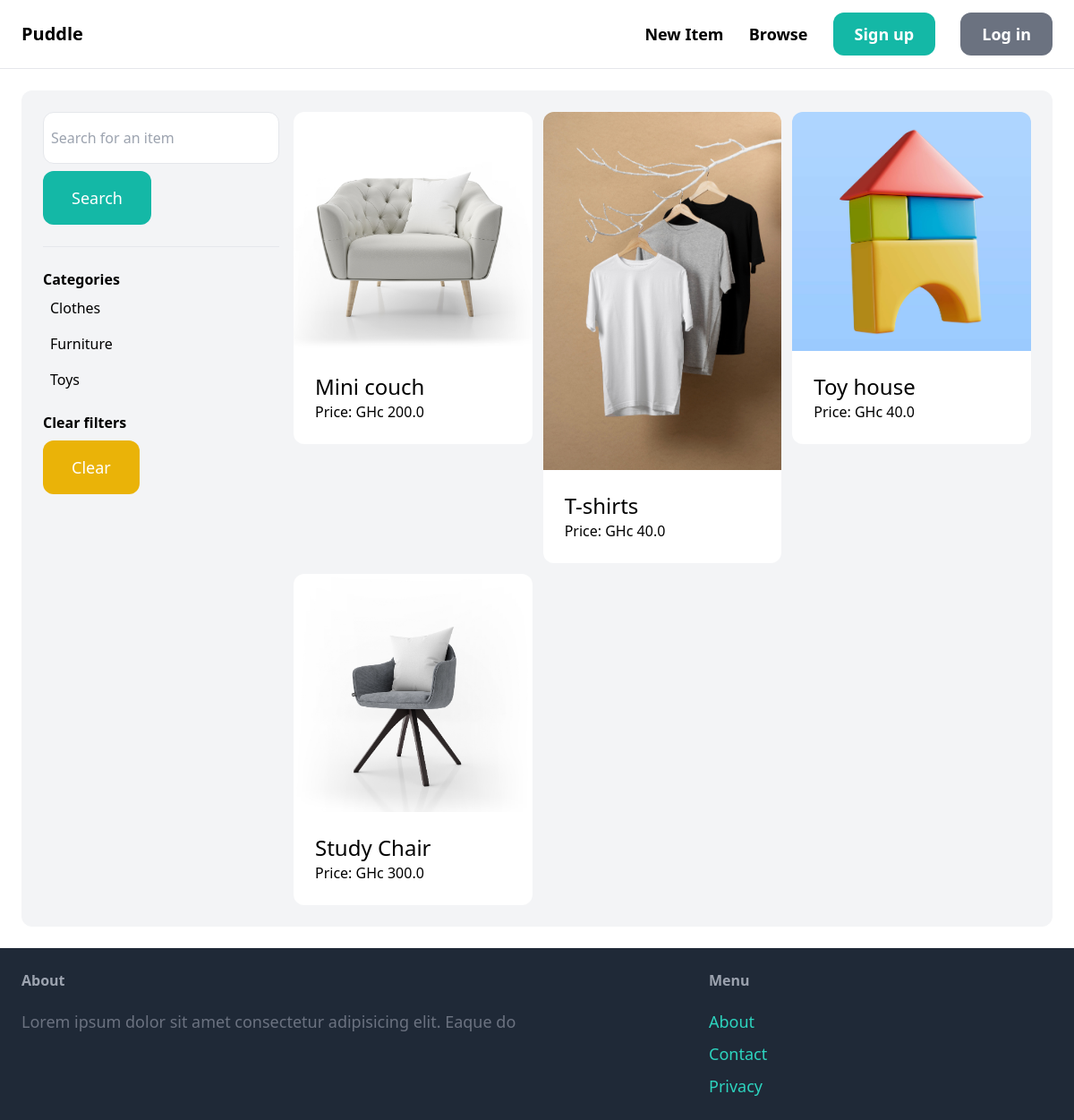
The page /item/ on the database its author committed.
### item/models.py (models this page shows, shortened)
class Category(models.Model):
    name = models.CharField(max_length=255)
    class Meta:
        ordering = ('name',)
        verbose_name_plural = "Categories"

class Item(models.Model):
    name = models.CharField(max_length=255)
    category = models.ForeignKey(Category, related_name='items', on_delete=models.CASCADE)
    description = models.TextField(blank=True, null=True)
    price = models.FloatField()
    item_image = models.ImageField(upload_to="item_images", blank=True, null=True)
    is_sold = models.BooleanField()
    created_by = models.ForeignKey(User, related_name='items', on_delete=models.CASCADE)
    created_at = models.DateTimeField(auto_now_add=True)

### item/views.py (the view)
# urls.py: path('', views.ItemView, name='item_view'),
def ItemView(request):
    item = Item.objects.filter(is_sold=False)
    categories = Category.objects.all()
    category_id = request.GET.get('category', 0)
    query = request.GET.get('query', '')
    if category_id:
        item = item.filter(category_id=category_id)
    if query:
        item = item.filter(Q(name__icontains = query) | Q(description__icontains=query))
    return render(request, 'item/item.html', {
        'items': item,
        'query': query,
        'categories': categories,
        'category_id': int(category_id)
    })

### item/templates/item/item.html (shortened to what this page needs)
{% extends 'core/base.html' %}
{% block content%}
<div class="p-6 m-6 grid grid-cols-4 rounded-xl gap-4 bg-gray-100 ">
    <div>
        <form action="{% url 'item:item_view' %}">
            <input name="query" type="text" value="{{query}}"  placeholder="Search for an item" class="w-full rounded-xl py-4 px-2 border outline-gray-500">
            <button class="mt-2 px-8 py-4 text-white bg-teal-500 text-lg rounded-xl">Search</button>
        </form>
        <hr class="my-6">
        <p class="font-semibold">Categories</p>
        <ul>
            {% for category in categories%}
                <li class="py-2 px-2 rounded-xl {% if category.id == category_id %} bg-gray-200 {% endif %}">
                    <a href="{% url 'item:item_view'%}?query={{query}}&category={{category.id}}">{{category.name}}</a>
                </li>
            {% endfor %}
        </ul>
        <p class="font-semibold mt-4">Clear filters</p>
        <a href="{% url 'item:item_view' %}" class="mt-2 py-4 px-8 inline-block bg-yellow-500 text-lg rounded-xl text-white">Clear</a>
    </div>
    <div class="col-span-3">
        <div class="grid grid-cols-3 gap-3">
            {% for item in items %}
            <div class="aspect-ratio">
                <a href="{% url 'item:detail' item.id %}" class="">
                    <div>
                        <img src="{{ item.item_image.url }}" alt="" class="rounded-t-xl">
                    </div>
                    <div class="p-6 bg-white rounded-b-xl">
                        <h2 class="text-2xl">{{item.name}}</h2>
                        <p text-gray-500>Price: GHc {{item.price}}</p>
                    </div>
                </a>
            </div>
            {% endfor %}
        </div>
    </div>
</div>
{% endblock%}

### rows shown on the page
Category: name "Clothes"
Category: name "Furniture"
Category: name "Toys"
Item: item_image (picture), name "Mini couch", price "200.0"
Item: item_image (picture), name "T-shirts", price "40.0"
Item: item_image (picture), name "Toy house", price "40.0"
Item: item_image (picture), name "Study Chair", price "300.0"
